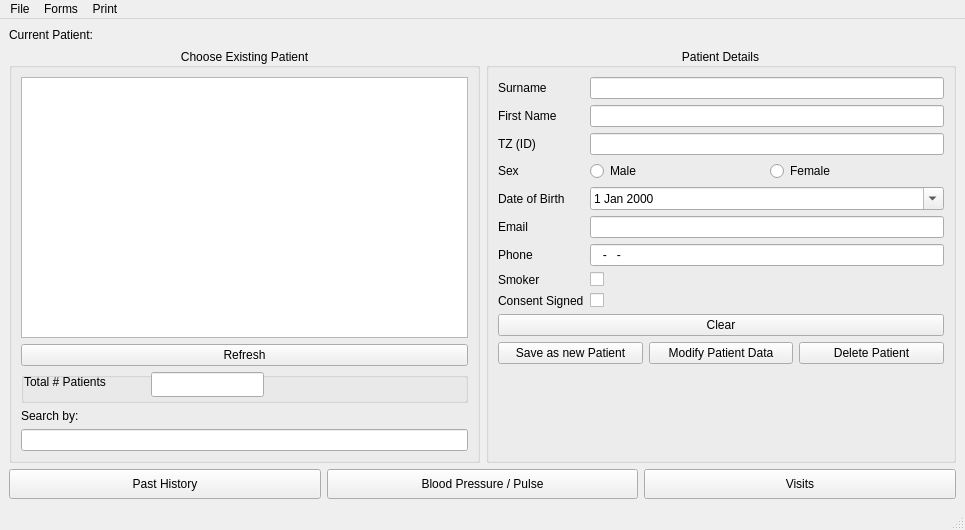
<?xml version="1.0" encoding="UTF-8"?>
<ui version="4.0">
 <class>w_MainWindow</class>
 <widget class="QMainWindow" name="w_MainWindow">
  <property name="geometry">
   <rect>
    <x>0</x>
    <y>0</y>
    <width>965</width>
    <height>530</height>
   </rect>
  </property>
  <property name="windowTitle">
   <string>MainWindow</string>
  </property>
  <widget class="QWidget" name="centralwidget">
   <layout class="QGridLayout" name="gridLayout">
    <item row="3" column="0">
     <widget class="QPushButton" name="pb_PastHistory">
      <property name="minimumSize">
       <size>
        <width>0</width>
        <height>30</height>
       </size>
      </property>
      <property name="text">
       <string>Past History</string>
      </property>
     </widget>
    </item>
    <item row="3" column="1">
     <widget class="QPushButton" name="pb_blood">
      <property name="minimumSize">
       <size>
        <width>0</width>
        <height>30</height>
       </size>
      </property>
      <property name="text">
       <string>Blood Pressure / Pulse</string>
      </property>
     </widget>
    </item>
    <item row="2" column="0" colspan="3">
     <layout class="QHBoxLayout" name="horizontalLayout">
      <property name="sizeConstraint">
       <enum>QLayout::SizeConstraint::SetMinimumSize</enum>
      </property>
      <item>
       <widget class="QGroupBox" name="groupBox">
        <property name="title">
         <string>Choose Existing Patient</string>
        </property>
        <property name="alignment">
         <set>Qt::AlignmentFlag::AlignCenter</set>
        </property>
        <layout class="QVBoxLayout" name="verticalLayout">
         <item>
          <widget class="QListView" name="lv_patients">
           <property name="font">
            <font>
             <family>Monospace</family>
            </font>
           </property>
          </widget>
         </item>
         <item>
          <widget class="QPushButton" name="pb_refresh">
           <property name="text">
            <string>Refresh</string>
           </property>
          </widget>
         </item>
         <item>
          <widget class="QGroupBox" name="groupBox_3">
           <property name="title">
            <string/>
           </property>
           <widget class="QLabel" name="lb_total_pat">
            <property name="geometry">
             <rect>
              <x>3</x>
              <y>0</y>
              <width>111</width>
              <height>20</height>
             </rect>
            </property>
            <property name="text">
             <string>Total # Patients</string>
            </property>
           </widget>
           <widget class="QLineEdit" name="le_total_pat">
            <property name="geometry">
             <rect>
              <x>130</x>
              <y>0</y>
              <width>113</width>
              <height>25</height>
             </rect>
            </property>
           </widget>
          </widget>
         </item>
         <item>
          <widget class="QLabel" name="label_2">
           <property name="text">
            <string>Search by:</string>
           </property>
          </widget>
         </item>
         <item>
          <widget class="QLineEdit" name="le_search">
           <property name="maxLength">
            <number>6</number>
           </property>
          </widget>
         </item>
        </layout>
       </widget>
      </item>
      <item>
       <widget class="QGroupBox" name="groupBox_2">
        <property name="title">
         <string>Patient Details</string>
        </property>
        <property name="alignment">
         <set>Qt::AlignmentFlag::AlignCenter</set>
        </property>
        <layout class="QFormLayout" name="formLayout">
         <item row="0" column="0">
          <widget class="QLabel" name="label_3">
           <property name="text">
            <string>Surname</string>
           </property>
          </widget>
         </item>
         <item row="0" column="1">
          <widget class="QLineEdit" name="le_surname">
           <property name="maxLength">
            <number>20</number>
           </property>
          </widget>
         </item>
         <item row="1" column="0">
          <widget class="QLabel" name="label_4">
           <property name="text">
            <string>First Name</string>
           </property>
          </widget>
         </item>
         <item row="1" column="1">
          <widget class="QLineEdit" name="le_fname">
           <property name="maxLength">
            <number>20</number>
           </property>
          </widget>
         </item>
         <item row="2" column="0">
          <widget class="QLabel" name="label_5">
           <property name="text">
            <string>TZ (ID)</string>
           </property>
          </widget>
         </item>
         <item row="2" column="1">
          <widget class="QLineEdit" name="le_id">
           <property name="inputMask">
            <string>999999999</string>
           </property>
           <property name="maxLength">
            <number>9</number>
           </property>
          </widget>
         </item>
         <item row="4" column="0">
          <widget class="QLabel" name="label_7">
           <property name="text">
            <string>Sex</string>
           </property>
          </widget>
         </item>
         <item row="4" column="1">
          <layout class="QHBoxLayout" name="horizontalLayout_2">
           <item>
            <widget class="QRadioButton" name="rb_male">
             <property name="text">
              <string>Male</string>
             </property>
            </widget>
           </item>
           <item>
            <widget class="QRadioButton" name="rb_female">
             <property name="text">
              <string>Female</string>
             </property>
            </widget>
           </item>
          </layout>
         </item>
         <item row="6" column="0">
          <widget class="QLabel" name="label_6">
           <property name="text">
            <string>Date of Birth</string>
           </property>
          </widget>
         </item>
         <item row="6" column="1">
          <widget class="QDateEdit" name="le_dob">
           <property name="calendarPopup">
            <bool>true</bool>
           </property>
          </widget>
         </item>
         <item row="8" column="0">
          <widget class="QLabel" name="label_8">
           <property name="text">
            <string>Email</string>
           </property>
          </widget>
         </item>
         <item row="8" column="1">
          <widget class="QLineEdit" name="le_email">
           <property name="maxLength">
            <number>30</number>
           </property>
          </widget>
         </item>
         <item row="10" column="0">
          <widget class="QLabel" name="label_9">
           <property name="text">
            <string>Phone</string>
           </property>
          </widget>
         </item>
         <item row="10" column="1">
          <widget class="QLineEdit" name="le_phone">
           <property name="inputMask">
            <string>000-000-0000</string>
           </property>
           <property name="maxLength">
            <number>12</number>
           </property>
          </widget>
         </item>
         <item row="12" column="0">
          <widget class="QLabel" name="label_10">
           <property name="text">
            <string>Smoker</string>
           </property>
          </widget>
         </item>
         <item row="12" column="1">
          <widget class="QCheckBox" name="cb_smoker">
           <property name="text">
            <string/>
           </property>
          </widget>
         </item>
         <item row="15" column="0" colspan="2">
          <widget class="QPushButton" name="pb_clear">
           <property name="text">
            <string>Clear</string>
           </property>
          </widget>
         </item>
         <item row="16" column="0" colspan="2">
          <layout class="QHBoxLayout" name="horizontalLayout_3">
           <item>
            <widget class="QPushButton" name="pb_save_new">
             <property name="text">
              <string>Save as new Patient</string>
             </property>
            </widget>
           </item>
           <item>
            <widget class="QPushButton" name="pb_modify">
             <property name="text">
              <string>Modify Patient Data</string>
             </property>
            </widget>
           </item>
           <item>
            <widget class="QPushButton" name="pb_delete">
             <property name="text">
              <string>Delete Patient</string>
             </property>
            </widget>
           </item>
          </layout>
         </item>
         <item row="13" column="0">
          <widget class="QLabel" name="label">
           <property name="text">
            <string>Consent Signed</string>
           </property>
          </widget>
         </item>
         <item row="13" column="1">
          <widget class="QCheckBox" name="cb_consent">
           <property name="text">
            <string/>
           </property>
          </widget>
         </item>
        </layout>
       </widget>
      </item>
     </layout>
    </item>
    <item row="0" column="0">
     <widget class="QLabel" name="lb_Patient">
      <property name="text">
       <string>Current Patient:</string>
      </property>
     </widget>
    </item>
    <item row="3" column="2">
     <widget class="QPushButton" name="pb_Visits">
      <property name="minimumSize">
       <size>
        <width>0</width>
        <height>30</height>
       </size>
      </property>
      <property name="text">
       <string>Visits</string>
      </property>
     </widget>
    </item>
   </layout>
  </widget>
  <widget class="QMenuBar" name="menubar">
   <property name="geometry">
    <rect>
     <x>0</x>
     <y>0</y>
     <width>965</width>
     <height>22</height>
    </rect>
   </property>
   <widget class="QMenu" name="menuFile">
    <property name="title">
     <string>File</string>
    </property>
    <addaction name="actionQuit"/>
   </widget>
   <widget class="QMenu" name="menuForms">
    <property name="title">
     <string>Forms</string>
    </property>
    <addaction name="actionSomething"/>
   </widget>
   <widget class="QMenu" name="menuPrint">
    <property name="title">
     <string>Print</string>
    </property>
    <addaction name="actionVisit_Summary"/>
    <addaction name="actionSomething_Else"/>
   </widget>
   <addaction name="menuFile"/>
   <addaction name="menuForms"/>
   <addaction name="menuPrint"/>
  </widget>
  <widget class="QStatusBar" name="statusbar"/>
  <action name="actionQuit">
   <property name="text">
    <string>Quit</string>
   </property>
  </action>
  <action name="actionSomething">
   <property name="text">
    <string>Something</string>
   </property>
  </action>
  <action name="actionVisit_Summary">
   <property name="text">
    <string>Visit Summary</string>
   </property>
  </action>
  <action name="actionSomething_Else">
   <property name="text">
    <string>Something Else</string>
   </property>
  </action>
 </widget>
 <resources/>
 <connections/>
</ui>
